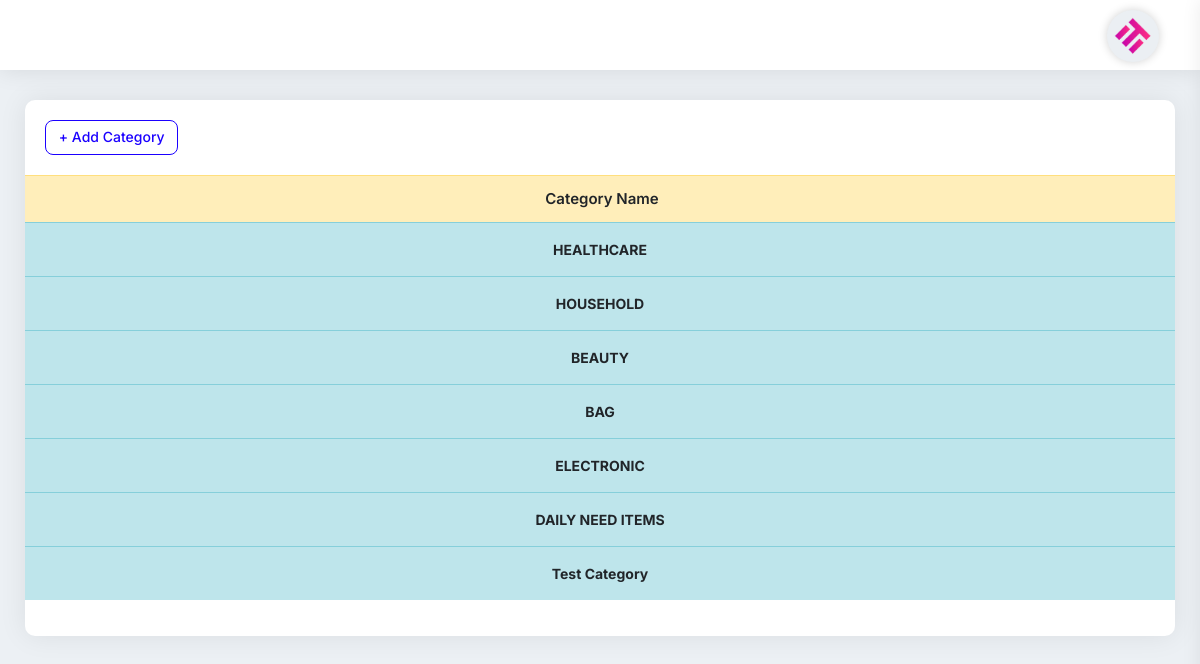
The app's page /CategoryCreate with its own data.
### myapp/models.py (models this page shows, shortened)
class Category(models.Model):
    category_name = models.CharField(max_length=225)

### myapp/views.py (the view, shortened to what this page needs)
# urls.py: path('CategoryCreate',CategoryCreate.as_view(), name='CategoryCreate'),
class CategoryCreate(View):
    def get(self,request):
        category = Category.objects.all()
        item_list = Items.objects.all()
        message = None
        context = {'item_list': item_list, 'category': category, 'message': message}
        return render(request, 'categorycreate.html', context)

### templates/categorycreate.html (shortened to what this page needs)
{% extends 'base.html' %}
{% block content %}
<div class="card-box mb-30">
    <div class="pd-20">
        <a
									href="#"
									class="btn btn-sm btn-outline-primary"
									data-toggle="modal"
									data-target="#Medium-modal"
									type="button"
								>
									+ Add Category
								</a>
    </div>
    <div class="pb-20">
        <table class="data-table table stripe hover nowrap">
            <thead>
            <tr class="table-warning">
                <th class="text-center">Category Name</th>
            </tr>
            </thead>
            <tbody>
            {% for p in category %}
            <tr class="table-info">
                <td class="table-plus text-center"><b>{{p.category_name}}</b></td>
            </tr>
            {% endfor %}
            </tbody>
        </table>
    </div>
</div>
{% endblock content %}

### records on screen
Category: category_name "HEALTHCARE"
Category: category_name "HOUSEHOLD"
Category: category_name "BEAUTY"
Category: category_name "BAG"
Category: category_name "ELECTRONIC"
Category: category_name "DAILY NEED ITEMS"
Category: category_name "Test Category"
